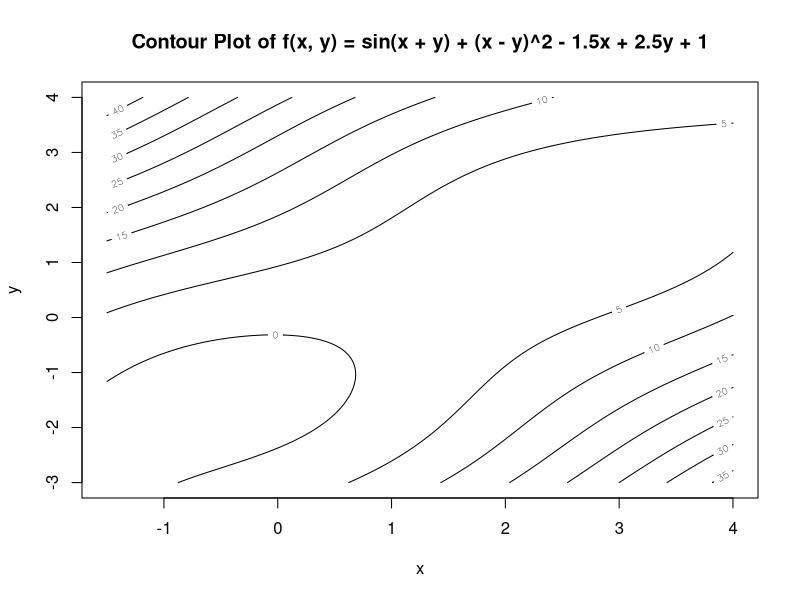
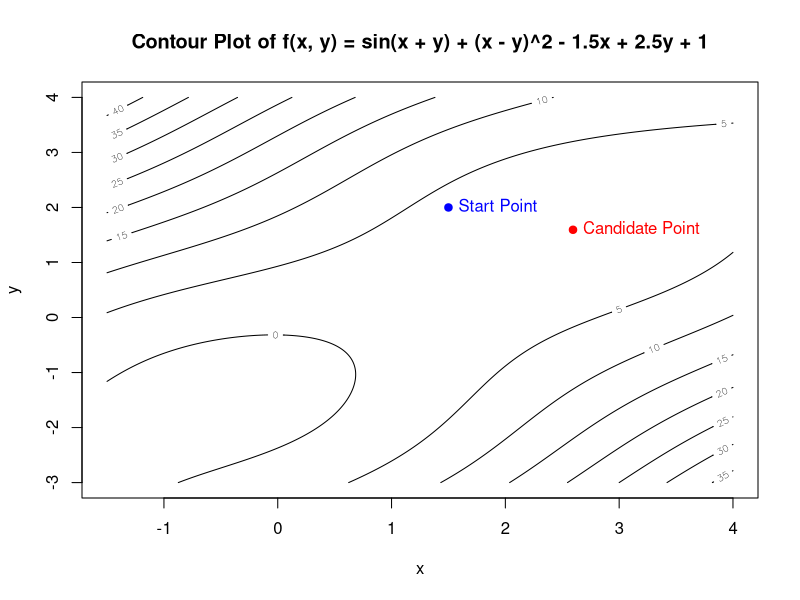
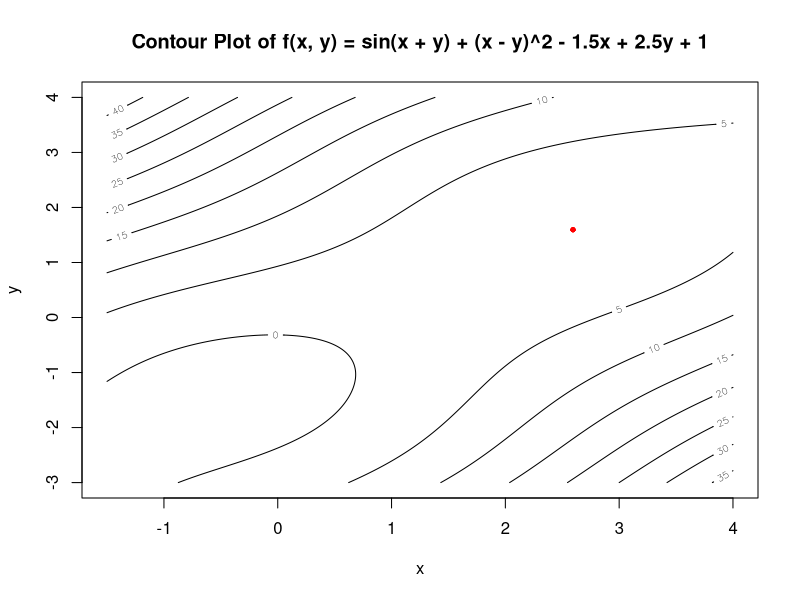

These charts were generated, in order, by the following R code:
## ---- chunk 1
verify = function(x, y){
  x_codt = all(x >= -1.5 & x <= 4)
  y_codt = all(y >= -3 & y <= 4)
  return(x_codt&y_codt)
}
f_xy = function(x, y){
  return(sin(x+y) + (x-y)^2 - 1.5*x + 2.5*y + 1)
}

derv = function(order, var, x, y){
  if(order == 2){
    if(var == "xy"){
      return(-sin(x+y) - 2)
    }
    else{
      return(-sin(x+y) + 2)
    }
  }
  else if(order == 1){
    if(var == "x"){
      return(cos(x+y) + 2*(x-y) - 1.5)
    }
    else if(var == "y"){
      return(cos(x+y) - 2*(x-y) + 2.5)
    }
  }
}

gradient = function(x, y){
  df_dx = derv(order = 1, var = "x", x, y)
  df_dy = derv(order = 1, var = "y", x, y)

  gradient = matrix(c(df_dx,df_dy), ncol=1)
  return(gradient)
}

hessian_M = function(x, y){
  df2 = derv(order = 2, var = "x", x, y)
  df2_xy = derv(order = 2, var = "xy", x, y)
  hessian_m = matrix(c(df2, df2_xy, df2_xy, df2), ncol=2)
  return(hessian_m)
}

newton = function(x0, y0){
  cad = list()
  for(i in 1:length(x0)){
    xt = matrix(c(x0[i], y0[i]), ncol=1)
    while(TRUE){
      dev_mul = solve(hessian_M(xt[1], xt[2])) %*% gradient(xt[1], xt[2])
      xt1 = xt - dev_mul
      if(all(abs(xt - xt1) < 0.001)){
        cad = append(cad, list(xt1))
        break
      }
      xt = xt1
    }
  }
  return(cad)
}
## ---- chunk 2
x_vec = seq(from = -1.5, to = 4, length.out = 500)
y_vec = seq(from = -3, to = 4, length.out = 500)
if(verify(x_vec, y_vec)){
  z = outer(x_vec, y_vec, f_xy)
}

contour(x_vec, y_vec, z, main = "Contour Plot of f(x, y) = sin(x + y) + (x - y)^2 - 1.5x + 2.5y + 1", xlab="x", ylab="y")
## ---- chunk 3
x = 1.5
y = 2
cat("Assume that x =",x, "y =",y,"\n")
cat("Gradient:\n") 
print(gradient(x, y))
cat("\n")
cat("Hessian Matrix\n")
print(hessian_M(x, y)) 
## ---- chunk 4
# cat("Keep assuming that x =",x, "y =",y,"\n")
opti = unlist(newton(x, y))
# cat("The candidate data point is: (", opti[1], opti[2], ")")
contour(x_vec, y_vec, z, main = "Contour Plot of f(x, y) = sin(x + y) + (x - y)^2 - 1.5x + 2.5y + 1", xlab="x", ylab="y")
points(x, y,col="blue", pch=19)
points(opti[1], opti[2],col="red", pch=19)
text(x, y,col="blue",labels = "Start Point", pos = 4)
text(opti[1], opti[2],col="red", labels = "Candidate Point", pos = 4)
## ---- chunk 5
n = 10
x_cadi_test = rep(0, n)
y_cadi_test = rep(0, n)
x_random = runif(n, min=-1.5, max=4)
y_random = runif(n, min=-3, max=4)
opti_test = newton(x_random, y_random)
for(i in opti_test){
  x_cadi_test[i] = unlist(opti_test[1][1])[1]
  y_cadi_test[i] = unlist(opti_test[1][1])[2]
}

contour(x_vec, y_vec, z, main = "Contour Plot of f(x, y) = sin(x + y) + (x - y)^2 - 1.5x + 2.5y + 1", xlab="x", ylab="y")
points(x_cadi_test, y_cadi_test,col="red",cex=0.5, pch=19)
